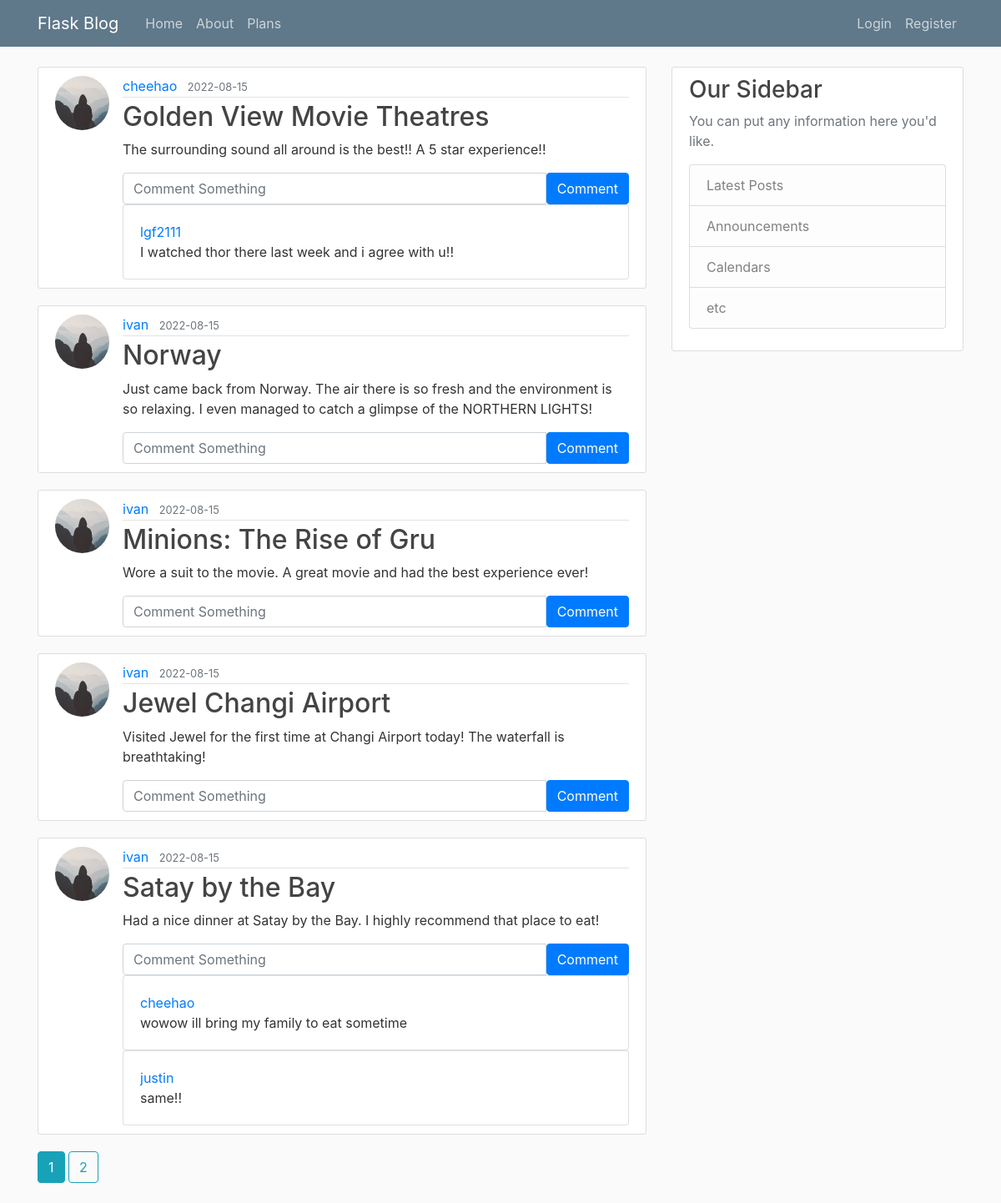
Page /home on the earlier database version.
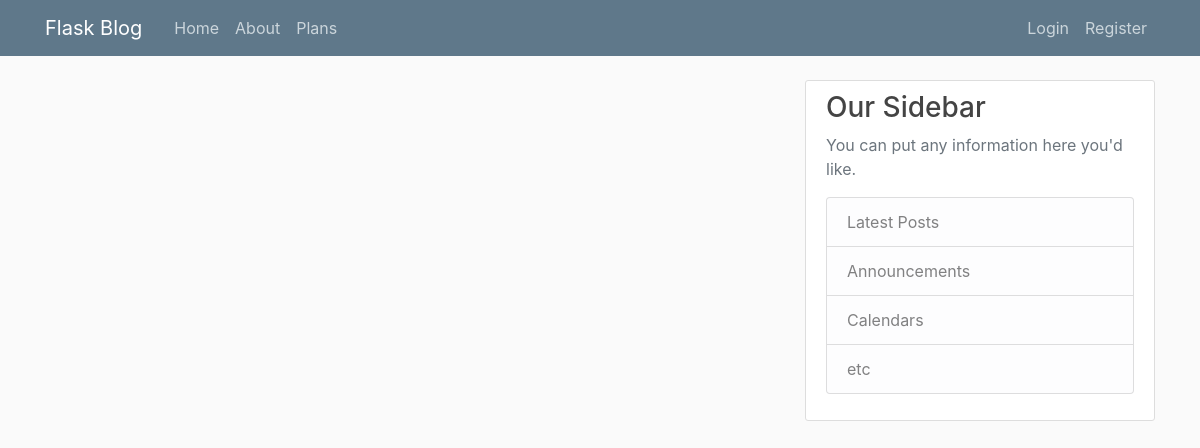
Same page on the later database version.
### flaskblog/models.py (models this page shows, shortened)
class Post(db.Model):
    id = db.Column(db.Integer, primary_key=True)
    title = db.Column(db.String(100), nullable=False)
    date_posted = db.Column(db.DateTime, nullable=False, default=datetime.utcnow)
    content = db.Column(db.Text, nullable=False)
    user_id = db.Column(db.Integer, db.ForeignKey('user.id'), nullable=False)
    comments = db.relationship('Comment', lazy=True)

class User(db.Model, UserMixin):
    id = db.Column(db.Integer, primary_key=True)
    username = db.Column(db.String(20), unique=True, nullable=False)
    is_premium = db.Column(db.Boolean, nullable=False, default=False)
    role_id = db.Column(db.Integer, db.ForeignKey('role.id'), nullable=False, default=1)
    email = db.Column(db.String(120), unique=True, nullable=False)
    image_file = db.Column(db.String(20), nullable=False, default='default.jpg')
    encrypted_password = db.Column(db.Text, nullable=False)
    nonce = db.Column(db.Text, nullable=False)
    tag = db.Column(db.Text, nullable=False)
    login_attempt = db.Column(db.Integer, nullable=False, default=0)
    posts = db.relationship('Post', backref='author', lazy=True)
    mfa = db.Column(db.Boolean, default=False, nullable=False)
    comments = db.relationship('Comment', backref='user', lazy=True)
    logout_time = db.Column(db.DateTime)

class Comment(db.Model):
    id = db.Column(db.Integer, primary_key=True)
    text = db.Column(db.String(200), nullable=False)
    date_posted = db.Column(db.DateTime, nullable=False, default=datetime.utcnow)
    post_id = db.Column(db.Integer, db.ForeignKey('post.id'), nullable=False)
    user_id = db.Column(db.Integer, db.ForeignKey('user.id'), nullable=False)

### flaskblog/main/routes.py (the view)
@main.route("/")
@main.route("/home")
@csp_header({'script-src':"'self'"})
def home():
    page = request.args.get('page', 1, type=int)
    posts = Post.query.order_by(Post.date_posted.desc()).paginate(page=page, per_page=5)
    return render_template('main/home.html', posts=posts)

### flaskblog/main/routes.py (called while the page is built)
@main.after_request
def add_security_headers(resp):
    resp.headers['Content-Security-Policy']="script-src 'self'; script-src-elem https://checkout.stripe.com/checkout.js"
    return resp

### run.py (called while the page is built, shortened)
@app.before_request
def before_request():
    session.permanent = True
    app.permanent_session_lifetime = timedelta(minutes=10)
    session.modified = True
    g.user = current_user

### flaskblog/templates/main/home.html
{% extends "layout.html" %}
{% block content %}
    {% for post in posts.items %}
        <article class="media content-section">
          <img class="rounded-circle article-img" src="{{ url_for('static', filename='profile_pics/' + post.author.image_file) }}">
          <div class="media-body">
            <div class="article-metadata">
              <a class="mr-2" href="{{ url_for('users.user_posts', username=post.author.username) }}">{{ post.author.username }}</a>
              <small class="text-muted">{{ post.date_posted.strftime('%Y-%m-%d') }}</small>
            </div>
            <h2><a class="article-title" href="{{ url_for('posts.post', post_id=post.id) }}">{{ post.title }}</a></h2>
            <p class="article-content">{{ post.content }}</p>
            <div class="">
              <form class="input-group md-3" method="POST" action="{{ url_for('posts.new_comment', post_id=post.id) }}">
                <input type="text" id="text" name="text" class="form-control" placeholder="Comment Something"/>
                <button type="submit" class="btn btn-primary">Comment</button>
              </form>
              {% for comment in post.comments %}
                <div class="card">
                  <div class="card-body">
                    <a class="card-title" href="{{ url_for('users.user_posts', username=comment.user.username) }}">{{ comment.user.username }}</a>
                    <p class="card-text">{{ comment.text }}</p>
                  </div>
                </div>
              {% endfor %}
            </div>
          </div>
        </article>
    {% endfor %}
    {% for page_num in posts.iter_pages(left_edge=1, right_edge=1, left_current=1, right_current=2) %}
      {% if page_num %}
        {% if posts.page == page_num %}
          <a class="btn btn-info mb-4" href="{{ url_for('main.home', page=page_num) }}">{{ page_num }}</a>
        {% else %}
          <a class="btn btn-outline-info mb-4" href="{{ url_for('main.home', page=page_num) }}">{{ page_num }}</a>
        {% endif %}
      {% else %}
        ...
      {% endif %}
    {% endfor %}
{% endblock content %}

Differences in the rows shown:
removed Post: image_file (placeholder picture), author.username "cheehao", date_posted "2022-08-15", title "Golden View Movie Theatres", content "The surrounding sound all around is the best!! A 5 star experience!!"
removed Comment: user.username "lgf2111", text "I watched thor there last week and i agree with u!!", shown under "cheehao"
removed Post: image_file (placeholder picture), author.username "ivan", date_posted "2022-08-15", title "Norway", content "Just came back from Norway. The air there is so fresh and the environment is so relaxing. I even managed to catch a glimpse of the NORTHERN LIGHTS!"
removed Post: image_file (placeholder picture), author.username "ivan", date_posted "2022-08-15", title "Minions: The Rise of Gru", content "Wore a suit to the movie. A great movie and had the best experience ever!"
removed Post: image_file (placeholder picture), author.username "ivan", date_posted "2022-08-15", title "Jewel Changi Airport", content "Visited Jewel for the first time at Changi Airport today! The waterfall is breathtaking!"
removed Post: image_file (placeholder picture), author.username "ivan", date_posted "2022-08-15", title "Satay by the Bay", content "Had a nice dinner at Satay by the Bay. I highly recommend that place to eat!"
removed Comment: user.username "cheehao", text "wowow ill bring my family to eat sometime", shown under "ivan"
removed Comment: user.username "justin", text "same!!", shown under "ivan"
Other differences:
list line gone: "1"
list line gone: "2"
